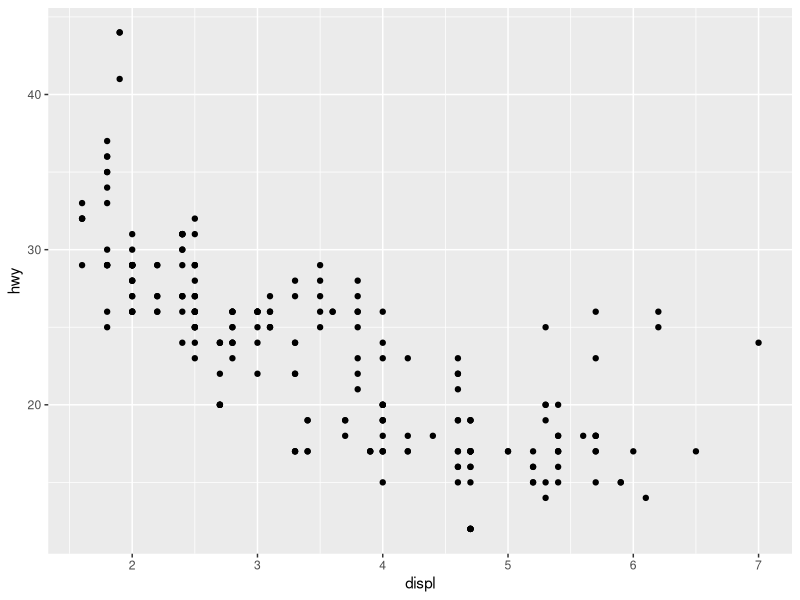
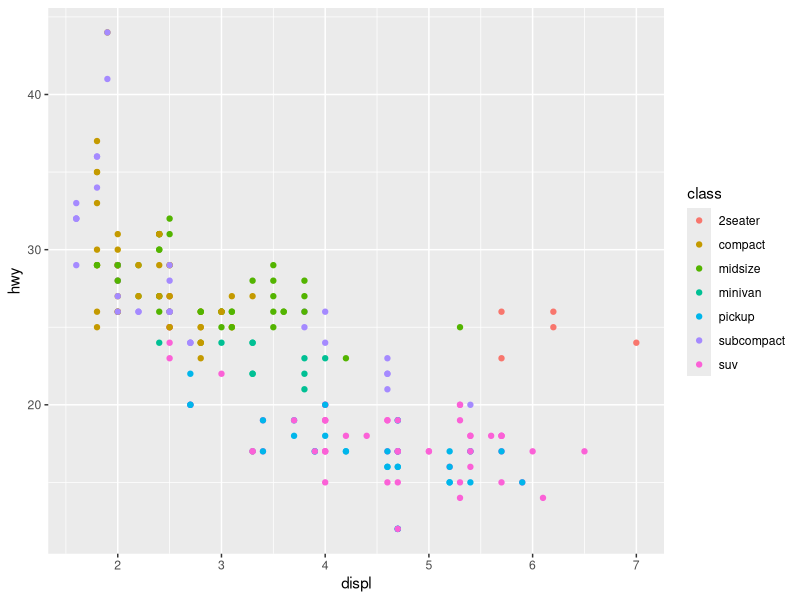
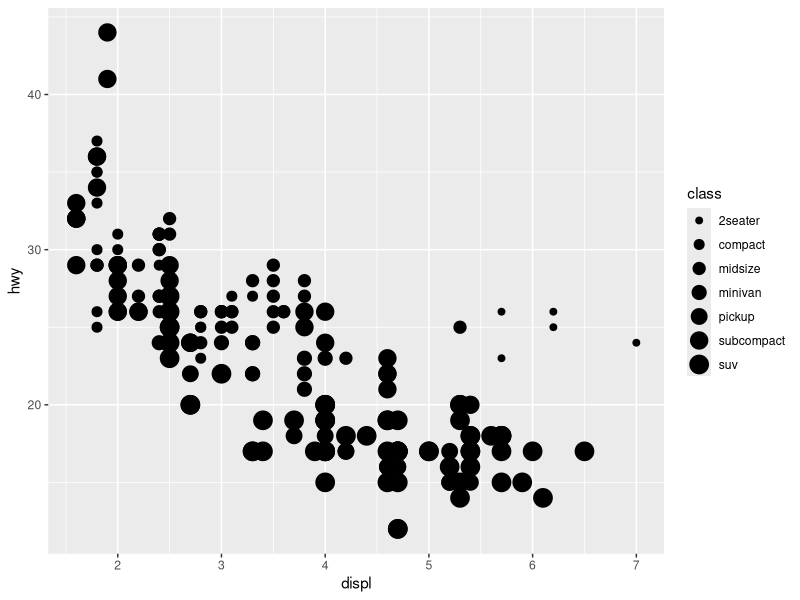
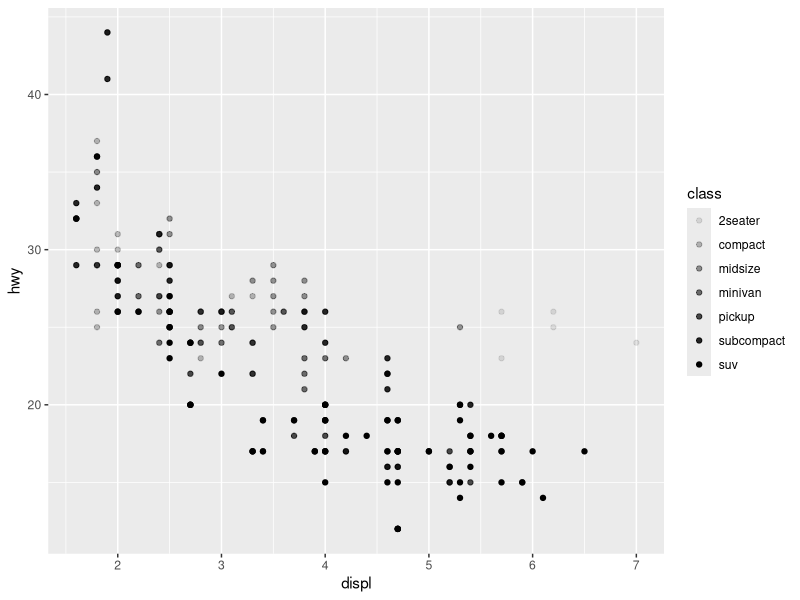
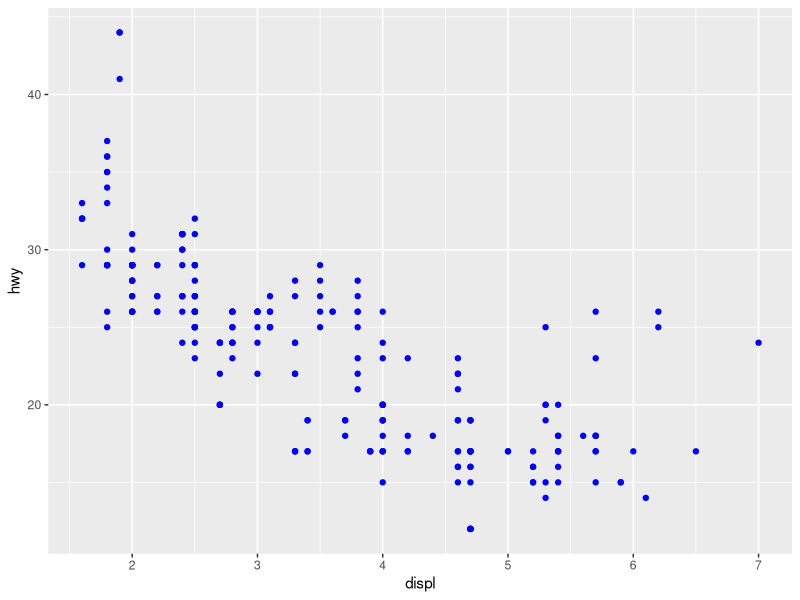
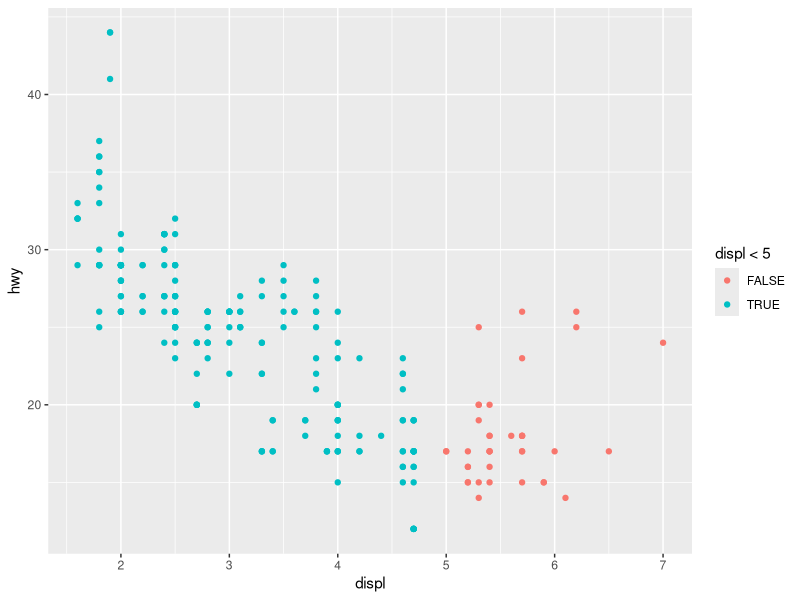
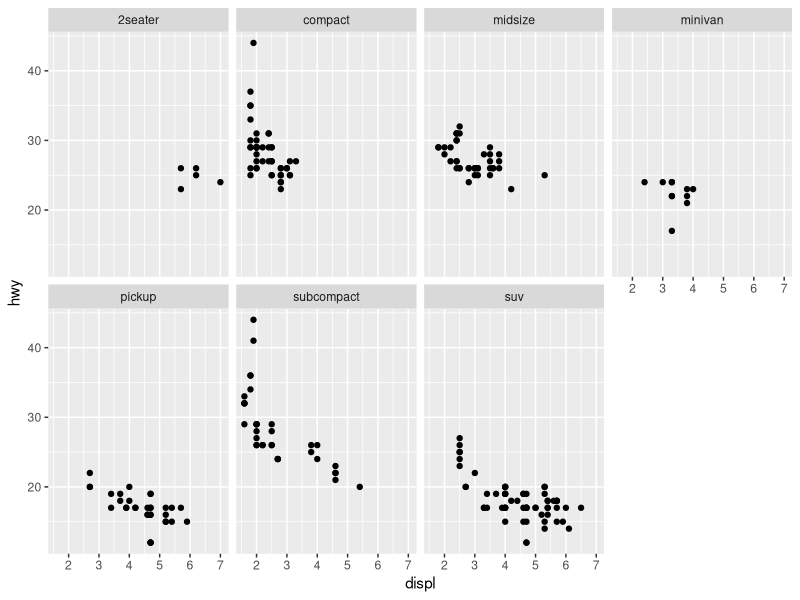
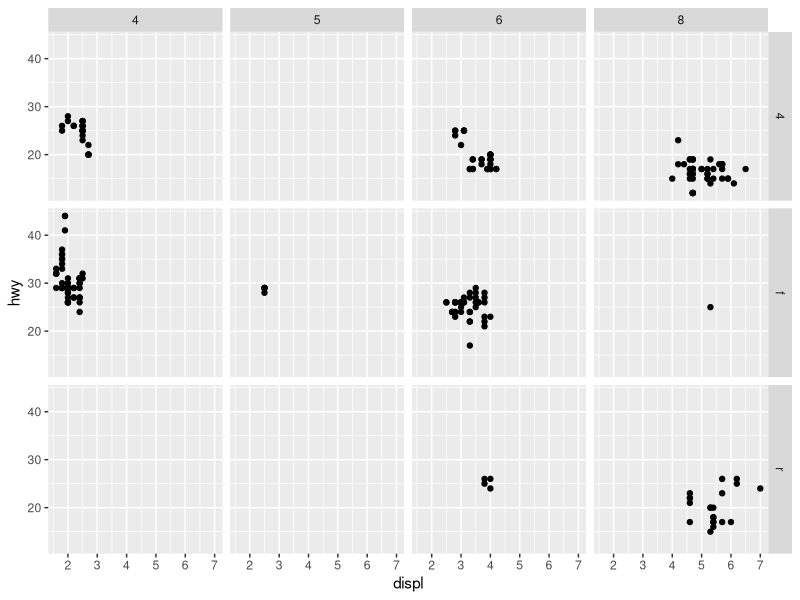

Reproduce these figures in R, in order.
## ---- chunk 1
knitr::opts_chunk$set(echo = TRUE)
## ---- chunk 2
library(tidyverse)
## ---- chunk 3
mpg
## ---- chunk 4
ggplot(data = mpg) + 
  geom_point(mapping = aes(x = displ, y = hwy))
## ---- chunk 5
ggplot(data = mpg) + 
  geom_point(mapping = aes(x = displ, y = hwy, colour = class))
## ---- chunk 6
ggplot(data = mpg) + 
  geom_point(mapping = aes(x = displ, y = hwy, size = class))
## ---- chunk 7
ggplot(data = mpg) + 
  geom_point(mapping = aes(x = displ, y = hwy, alpha = class))
## ---- chunk 8
ggplot(data = mpg) + 
  geom_point(mapping = aes(x = displ, y = hwy), color = "blue")
## ---- chunk 9
library(ggplot2)

ggplot(data = mpg) +
  geom_point(
    mapping = aes(
      x = displ,
      y = hwy,
      colour = displ < 5
    )
  )
## ---- chunk 10
ggplot(data = mpg) + 
  geom_point(mapping = aes(x = displ, y = hwy)) + 
  facet_wrap(~ class, nrow = 2)
## ---- chunk 11
ggplot(data = mpg) + 
  geom_point(mapping = aes(x = displ, y = hwy)) + 
  facet_grid(drv ~ cyl)
